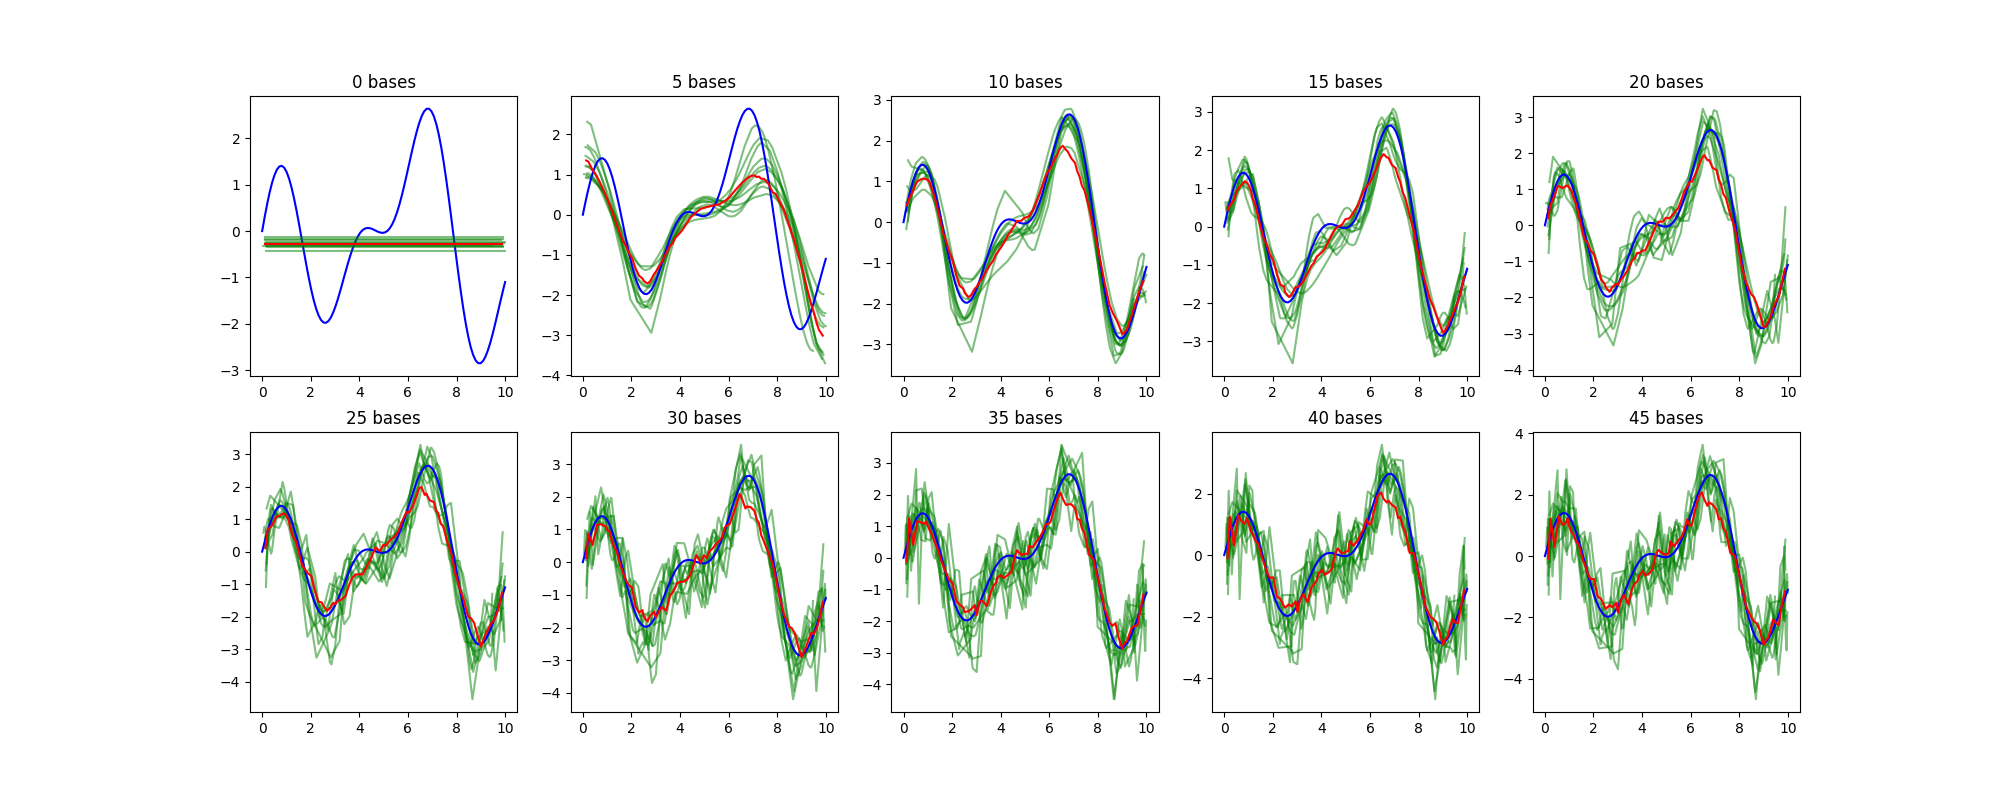

Recreate this plot in Python.
import numpy as np
import matplotlib
import matplotlib.pyplot as plt
matplotlib.use('Qt5Agg') #Set GUI backend for plots


np.random.seed(42)#set seed for reproducibility
#get our sample data

def get_bases(D,x):
    '''retuns numpy.ndarray of D Gaussian bases'''
    gaussian = lambda x, mu, sigma: np.exp(-((x-mu)/sigma)**2)
    mu = []
    for d in range(D):
        mu.append(np.min(x) + (np.max(x)-np.min(x))/(D-1) * d)
    mu = np.array(mu)
    phi = gaussian(x[:,None], mu[None,:],1)
    return phi

class LinearRegression:
    def __init__(self, add_bias=True):
        self.add_bias = add_bias
        pass

    def fit(self,x,y):
        if x.ndim == 1:
            x = x[:,None]
        N = x.shape[0]
        if self.add_bias:
            x = np.column_stack([x,np.ones(N)])
        self.w = np.linalg.lstsq(x,y)[0]
        return self

    def predict(self,x):
        N = x.shape[0]
        if self.add_bias:
            x = np.column_stack([x,np.ones(N)])
        yh = x@self.w
        return yh

#Cost Function for prediction
def sse(y_predict, y_validation):
    sse = 0
    for i in range(len(y_predict)):
        sse += (y_predict[i] - y_validation[i])**2

    return sse

epsilon = np.random.normal(0,1,100)
f_clean = lambda x : np.log(x+1) * np.cos(x) + np.sin(2*x)
f_noise = lambda x : np.log(x+1) * np.cos(x) + np.sin(2*x) + epsilon
x_uniform = np.linspace(0,10,100)
true_y = f_clean(x_uniform)

#to hold the data for the 10 samplings
x = []
y_clean = []
y_noise = []
X_train = []
X_test = []
Y_train = []
Y_test = []

#to hold sse results
sses_train = [[],[],[],[],[],[],[],[],[],[]] #array to hold the sse of train set of each model
sses_validation = [[],[],[],[],[],[],[],[],[],[]] #array to hold the sse of validation set of each model

#sample data 10 times
for t in range(10):
    x_local = np.random.rand(100) * 10

    y_clean_local = f_clean(x_local)
    y_noise_local = f_noise(x_local)

    #Split Data 80/20
    X_train_local = x_local[:80]
    X_test_local = x_local[80:]
    Y_train_local = y_noise_local[:80]
    Y_test_local = y_noise_local[80:]
    #sort for better visualization
    #sort test splits
    sorted_train = np.argsort(X_train_local)
    sorted_test = np.argsort(X_test_local)
    X_train.append(X_train_local[sorted_train])
    X_test.append(X_test_local[sorted_test])
    Y_train.append(Y_train_local[sorted_train])
    Y_test.append(Y_test_local[sorted_test])

    sorted_indices = np.argsort(x_local)
    x.append(x_local[sorted_indices])
    y_clean.append(y_clean_local[sorted_indices])
    y_noise.append(y_noise_local[sorted_indices])

#get average x
average_x  = []
for t in range(len(X_train[0])):
    xi = []
    for q in range(len(X_train)):
        xi.append(X_train[q][t])
    average_x.append(np.mean(xi))

#start plotting 10 models
fig = plt.figure(figsize=(20, 8))
#plot 0 bases
fits = []
phi_train = np.empty((len(X_train[0]), 0))
phi_test = np.empty((len(X_test[0]), 0))
plt.subplot(2, 5, 1)
plt.plot(x_uniform, true_y, '-b')
for t in range(10):
    plt.title('0 bases')
    #Fit and Predict empty feature matrix since zero bases
    model = LinearRegression().fit(phi_train,Y_train[t])
    yh_train = model.predict(phi_train)
    fits.append(yh_train)
    plt.plot(X_train[t], yh_train, '-g', alpha=.5)
    #plot the true function
    #compute sse for the model
    sses_train[0].append(sse(yh_train, Y_train[t]))
    yh_validation = model.predict(phi_test)
    sses_validation[0].append(sse(yh_validation, Y_test[t]))

#plot average
plt.plot(average_x, np.mean(fits,axis=0), '-r')

#plot the 9 remaining models
for t in range(9):
    plt.subplot(2, 5, t+2)
    plt.title(f'{(t+1) * 5} bases')
    fits = []
    for q in range(10):
        phi = get_bases((t+1)*5,X_train[q])
        phi_test = get_bases((t+1)*5,X_test[q])
        model = LinearRegression().fit(phi,Y_train[q])
        yh_train = model.predict(phi)
        fits.append(yh_train)
        plt.plot(X_train[q], yh_train, '-g', alpha=.5)
        #plot the true function
        #compute sse for the model
        sses_train[t+1].append(sse(yh_train, Y_train[q]))
        yh_validation = model.predict(phi_test)
        sses_validation[t+1].append(sse(yh_validation, Y_test[q]))
    #plot ground truth
    plt.plot(x_uniform, true_y, '-b')

    #plot average fit
    plt.plot(average_x,np.mean(fits, axis=0), '-r')


plt.savefig('task2.png')
plt.show()

#make table with sse results
basis_counts = [0, 5, 10, 15, 20, 25, 30, 35, 40, 45]
fig, ax = plt.subplots(figsize=(10, 4))
ax.axis('tight')
ax.axis('off')

#Prepare table data
table_data = [['Bases', 'Train SSE', 'Validation SSE']]
for i, d in enumerate(basis_counts):
    table_data.append([str(d), f'{np.mean(sses_train[i]):.4f}', f'{np.mean(sses_validation[i]):.4f}'])

#Create table
table = ax.table(cellText=table_data, cellLoc='center', loc='center')
table.auto_set_font_size(False)
table.set_fontsize(10)
table.scale(1, 2)  # Scale height of cells
plt.tight_layout()
plt.savefig('sseTask2.png',dpi=150,bbox_inches='tight')
plt.show()
